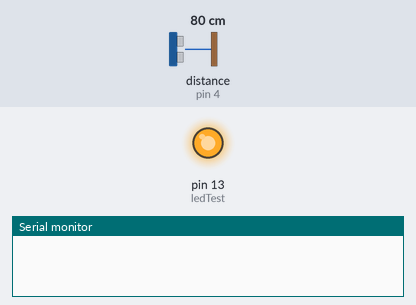
A sketch run on a simulated Arduino Uno, built with avr-gcc and run on an emulated ATmega328P. Parts: output pins drawn as LEDs (lit = HIGH), the last lines printed to the serial monitor. Wiring (inferred from the names in the program): ultrasonic range finder: trigger pin 2; echo pin 4. The inputs (shaded band) are chosen by the test bench; at power-on: distance to the obstacle (sensor on pin 4) 80 cm. The echo pulse lasts 58.3 µs per cm; pins used as bus, display or sensor lines are not drawn.

Above: at 0.1 s.
At 1.6 s:
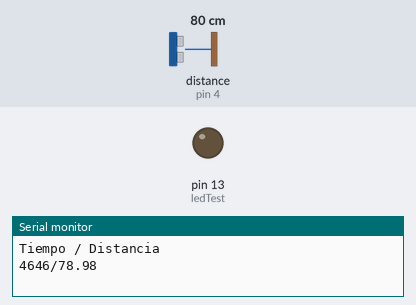
Timing chart, 0 to 3.1 s (numbered marks = the images above):
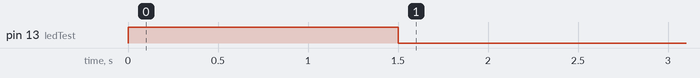

The sketch:

pureba.ino
```cpp
int disparo = 2; // Definimos el pin Triger del sensor como disparo en el pin 4 del arduino
int eco = 4; // Definimos el pin echo del sensor como eco en el pin 2 del arduino

int ledTest = 13; // definimos el ledtest para la comprobacion del la conexcion de la compu con la arduino

long Pulso; // definimos pulso como una variable de unidad decimal
float Medida; // definimos medidia como una variable de unidad entera larga


void setup() { // comenzamos el setup
  Serial.begin (9600); // iniciamos la transmicion de datos entre la compu y el arduino

  pinMode (disparo,OUTPUT); // declaramos a disparo con un pin de salida
  pinMode(eco, INPUT);// declaramos a eco con un pin de entrada
  pinMode (ledTest, OUTPUT);// declaramos a ledtest con un pin de salida

  digitalWrite (disparo, LOW); // se apaga el pin triger del sensor
  digitalWrite (ledTest, LOW); // apagamos el pin del ledTest para qeu no este prendido
 // saludo inicial para comprobar la conexcion
  digitalWrite (ledTest, HIGH);
  delay (500);
  digitalWrite (ledTest, LOW);
   digitalWrite (ledTest, HIGH);
  delay (500);
  digitalWrite (ledTest, LOW);
   digitalWrite (ledTest, HIGH);
  delay (500);
  digitalWrite (ledTest, LOW);
}

void loop() {
  //el sensor empieza a leer las distancia y el tiempo tomado
 digitalWrite (disparo, HIGH);
 delayMicroseconds (10);
 digitalWrite (disparo, LOW);

  Pulso = pulseIn (eco, HIGH);
  Medida = 0.0340 / 2 * Pulso;
 //se escribe en el monitor de serie la distancia y el tiempo que lee el sensor
  Serial.println ("Tiempo / Distancia");
  Serial.print (Pulso);
  Serial.print ("/");
  Serial.println(Medida);

  delay (500);


}
```
